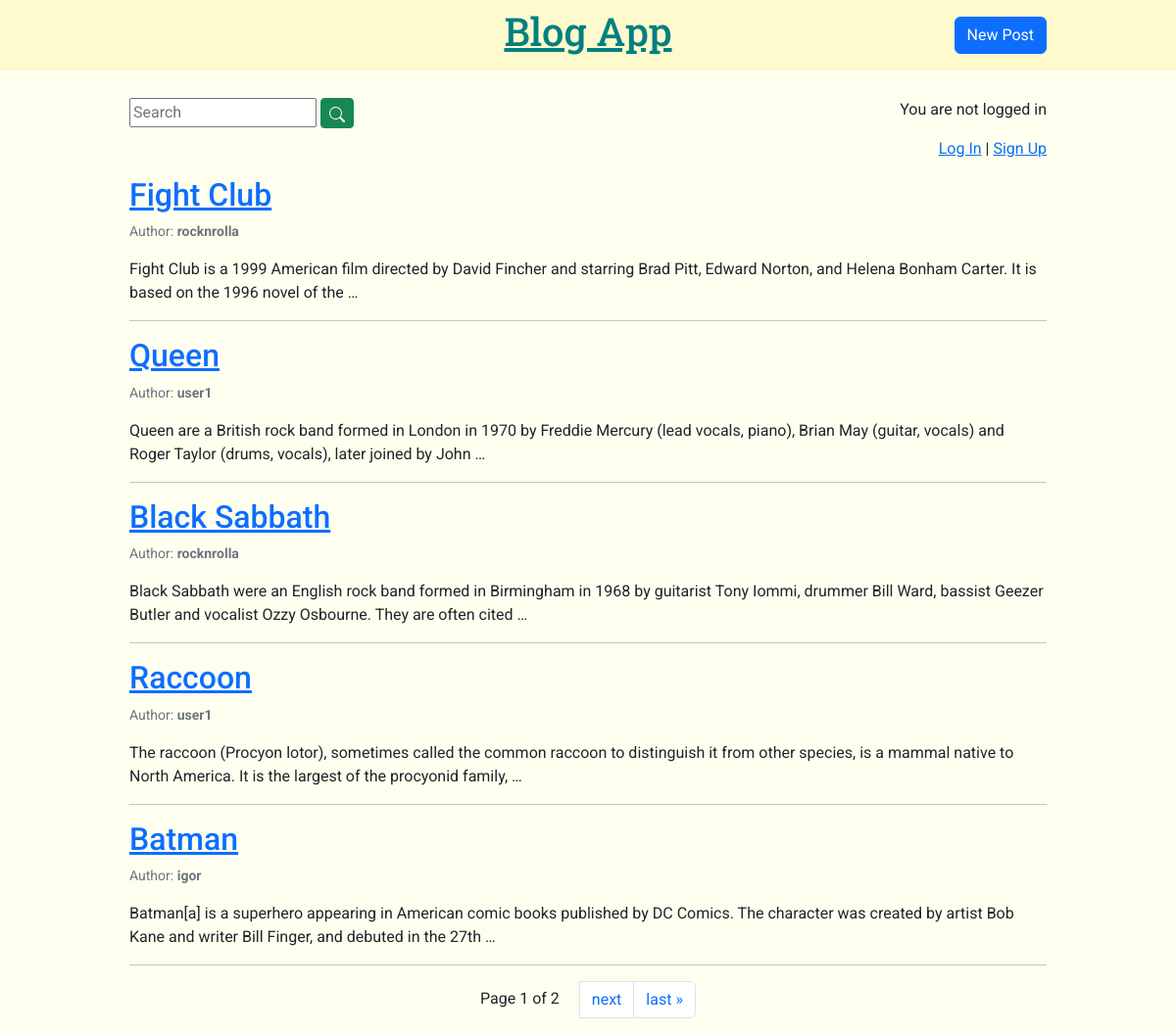
The page /blog_app/ on the database as committed earlier.
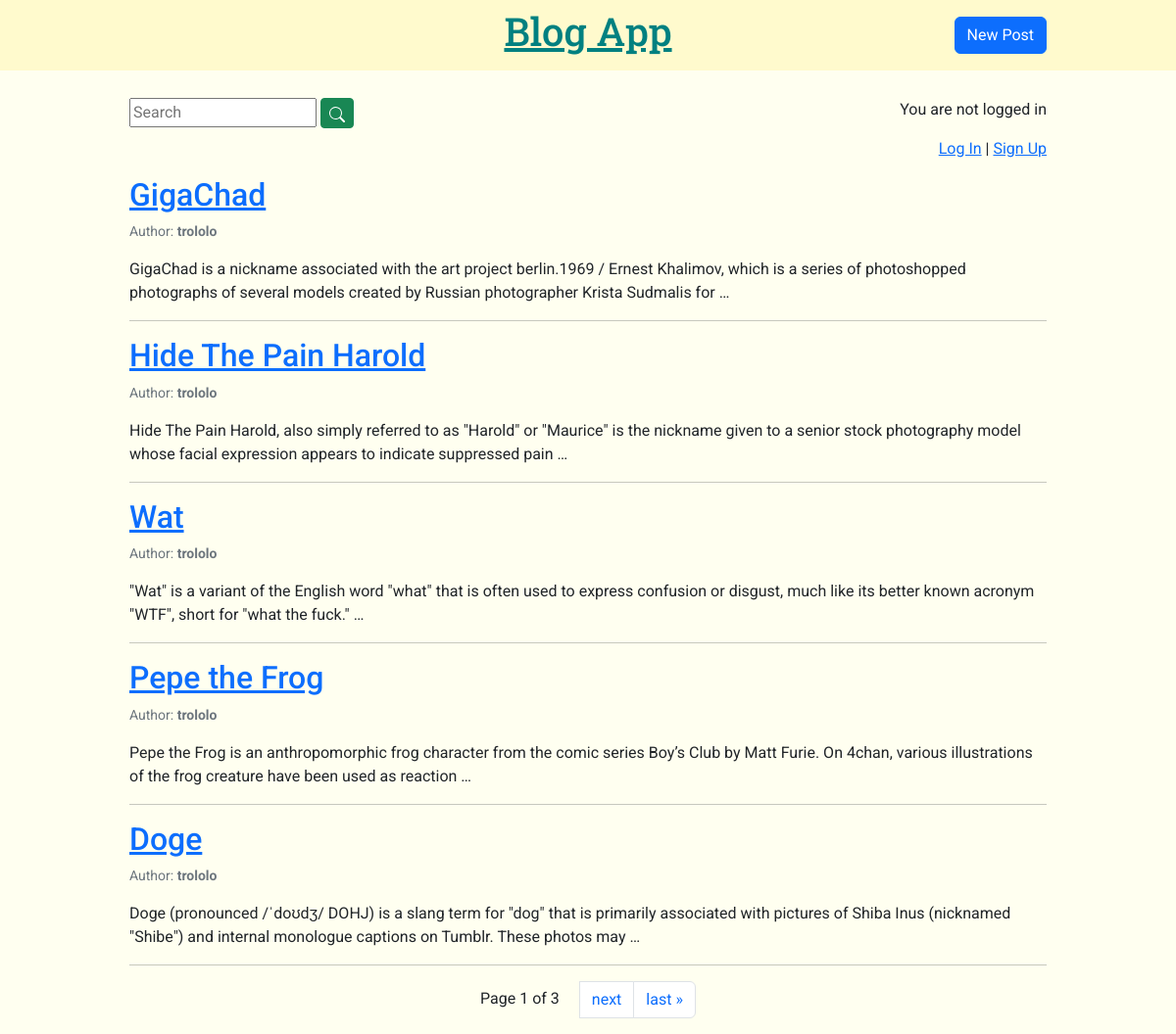
The same page on the database as committed later.
### blog_app/models.py (models this page shows, shortened)
class Post(models.Model):
	title = models.CharField(max_length=200)
	author = models.ForeignKey("auth.user", on_delete=models.CASCADE) # many-to-one relationship
	date = models.DateTimeField(auto_now_add=True)
	text = models.TextField()
	img = models.ImageField(upload_to="images/", blank=True)
	slug = models.SlugField(unique=True, max_length=100, null=False, default="")
	tags = TaggableManager()
	favourites = models.ManyToManyField("auth.user", related_name="favourite", blank=True, default=None)

### blog_app/views.py (the view)
# urls.py: path("", views.BlogListView.as_view(), name="index"),
class BlogListView(ListView):
	paginate_by = ITEMS_PER_PAGE # how many objects should be displayed per page
	model = Post
	template_name = "blog_app/index.html"
	ordering = ["-date"] # sort by date in descending order (new posts on top)

### blog_app/templates/blog_app/index.html (shortened to what this page needs)
{% extends "blog_app/base.html" %}
{% block content %}
<div class="container my-container">
	{% for post in post_list %}
	<h2><a href="{% url 'post_detail' post.pk %}">{{ post.title }}</a></h2>
	<p class="text-secondary small">Author: <b>{{ post.author }}</b></p>
	<p>{{ post.text|truncatewords:30 }}</p>
	<hr>
	{% empty %}
	<p>No posts yet</p>
	{% endfor %}
	<div class="pagination">
		<ul class="step-links container pagination justify-content-center">
			<li class="page-item"><a class="current page-link my-pagecount">
				Page {{ page_obj.number }} of {{ page_obj.paginator.num_pages }}
			</a></li>
			{% if page_obj.has_next %}
			<li class="page-item"><a href="?page={{ page_obj.next_page_number }}" class="page-link ms-2">next</a></li>
			<li class="page-item"><a href="?page={{ page_obj.paginator.num_pages }}" class="page-link">last &raquo;</a></li>
			{% endif %}
		</ul>
	</div>
</div>
{% endblock content %}

Rows that differ between the two databases and show on the page:
no longer on this page (row unchanged): Post: title "Fight Club", author "rocknrolla", text "Fight Club is a 1999 American film directed by David Fincher and starring Brad Pitt, Edward Norton, and Helena Bonham Carter. It is based on the 1996 novel of the …"
no longer on this page (row unchanged): Post: title "Queen", author "user1", text "Queen are a British rock band formed in London in 1970 by Freddie Mercury (lead vocals, piano), Brian May (guitar, vocals) and Roger Taylor (drums, vocals), later joined by John …"
no longer on this page (row unchanged): Post: title "Black Sabbath", author "rocknrolla", text "Black Sabbath were an English rock band formed in Birmingham in 1968 by guitarist Tony Iommi, drummer Bill Ward, bassist Geezer Butler and vocalist Ozzy Osbourne. They are often cited …"
no longer on this page (row unchanged): Post: title "Raccoon", author "user1", text "The raccoon (Procyon lotor), sometimes called the common raccoon to distinguish it from other species, is a mammal native to North America. It is the largest of the procyonid family, …"
no longer on this page (row unchanged): Post: title "Batman", author "igor", text "Batman[a] is a superhero appearing in American comic books published by DC Comics. The character was created by artist Bob Kane and writer Bill Finger, and debuted in the 27th …"
added Post: title "GigaChad", author "trololo", text "GigaChad is a nickname associated with the art project berlin.1969 / Ernest Khalimov, which is a series of photoshopped photographs of several models created by Russian photographer Krista Sudmalis for …"
added Post: title "Hide The Pain Harold", author "trololo", text "Hide The Pain Harold, also simply referred to as \"Harold\" or \"Maurice\" is the nickname given to a senior stock photography model whose facial expression appears to indicate suppressed pain …"
added Post: title "Wat", author "trololo", text "\"Wat\" is a variant of the English word \"what\" that is often used to express confusion or disgust, much like its better known acronym \"WTF\", short for \"what the fuck.\" …"
added Post: title "Pepe the Frog", author "trololo", text "Pepe the Frog is an anthropomorphic frog character from the comic series Boy’s Club by Matt Furie. On 4chan, various illustrations of the frog creature have been used as reaction …"
added Post: title "Doge", author "trololo", text "Doge (pronounced /ˈdoʊdʒ/ DOHJ) is a slang term for \"dog\" that is primarily associated with pictures of Shiba Inus (nicknamed \"Shibe\") and internal monologue captions on Tumblr. These photos may …"
Other text that changed with them:
{{ page_obj.paginator.num_pages }}: "2" → "3"
